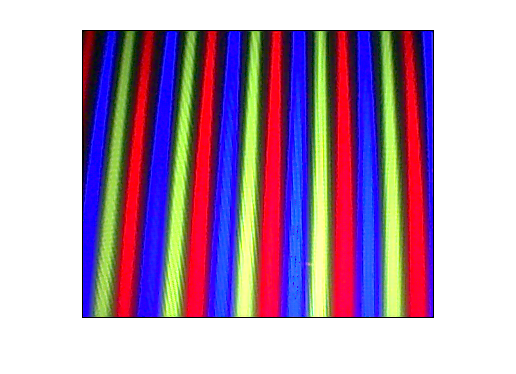
%> input picture 3D real time/filename.png, 516 x 374 px
$ octave ModSepCol.m   (GNU Octave 9; MATLAB toolbox functions it lacks are replaced by stand-ins)
%> lines starting %> are read from the running program, lines starting %| are printed output that depends on the picture
%% MODULO DE SEPARACION DE COLORES  %%%%%%%%%%%%%%%%%%%%%%%%%%%%%%%%%%%%%

img = imread('filename.png');                               % Asigna la imagen a la variable img
%> img is the input picture: size 374x516x3 uint8; mean R, G, B 181.2, 154.9, 180.7

rojo = img(:,:,1);                                          % Canal rojo
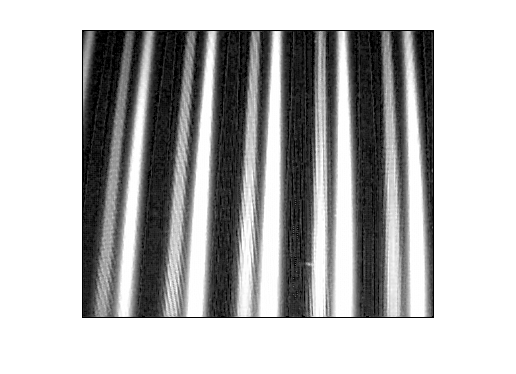
%> rojo: size 374x516 uint8; min 0, max 255, mean 181.2
verde = img(:,:,2);                                         % Canal verde
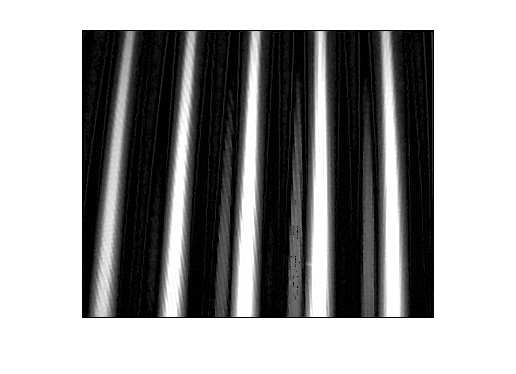
%> verde: size 374x516 uint8; min 0, max 255, mean 154.9
azul = img(:,:,3);                                          % Canal azul
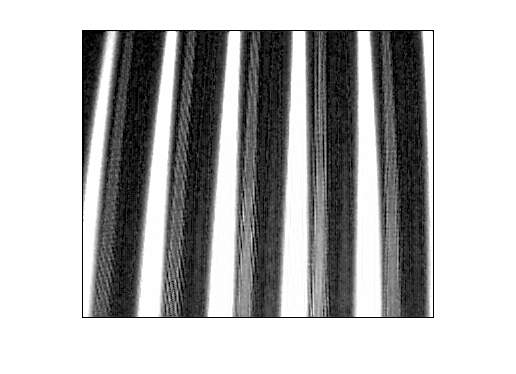
%> azul: size 374x516 uint8; min 0, max 255, mean 180.7
blanco = zeros(size(img, 1), size(img, 2));                 % Define a la matriz blanco

solo_rojo = cat(3, rojo, blanco, blanco);                   % Imagen/matriz del canal rojo
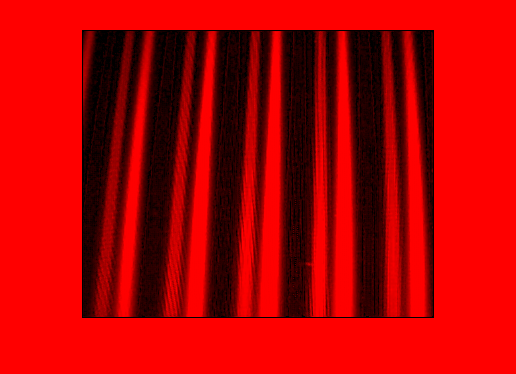
%> solo_rojo: size 374x516x3 uint8; mean R, G, B 181.2, 0, 0
solo_verde = cat(3, blanco, verde, blanco);                 % Imagen/matriz del canal verde
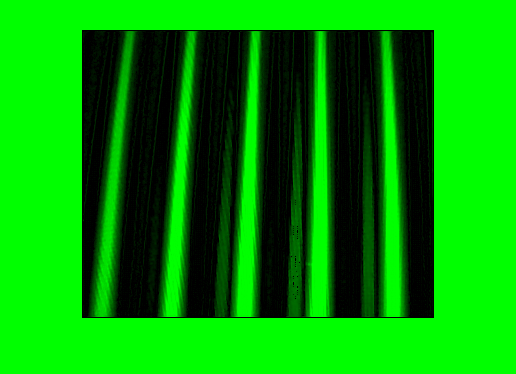
%> solo_verde: size 374x516x3 uint8; mean R, G, B 0, 154.9, 0
solo_azul = cat(3, blanco, blanco, azul);                   % Imagen/matriz del canal azul
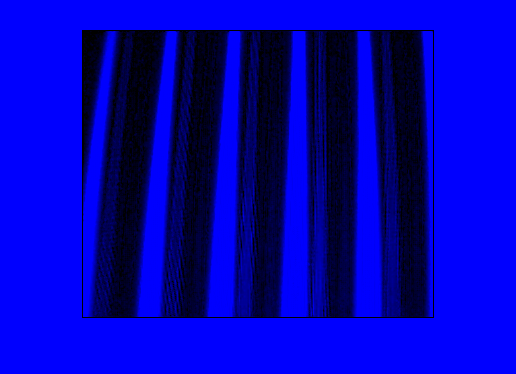
%> solo_azul: size 374x516x3 uint8; mean R, G, B 0, 0, 180.7

original_vuelta = cat(3, rojo, verde, azul);                % Imagen original

figure
subplot(2,2,1)
imshow(img), title('Imagen Original')
subplot(2,2,2)
imshow(solo_rojo), title('Canal rojo')
subplot(2,2,3)
imshow(solo_verde), title('Canal verde')
subplot(2,2,4)
imshow(solo_azul), title('Canal azul')

figure, imshow(original_vuelta), title('Imagen Original de vuelta')


%%%%%%%%%%%%%%%%%%%%%%%%%%%%%%%%%%%%%%%%%%%%%%%%%%%%%%%%%%%%%%%%%%%%%%%%%%%

$ run again, with 3D real time/prueba1.png copied over 3D real time/filename.png
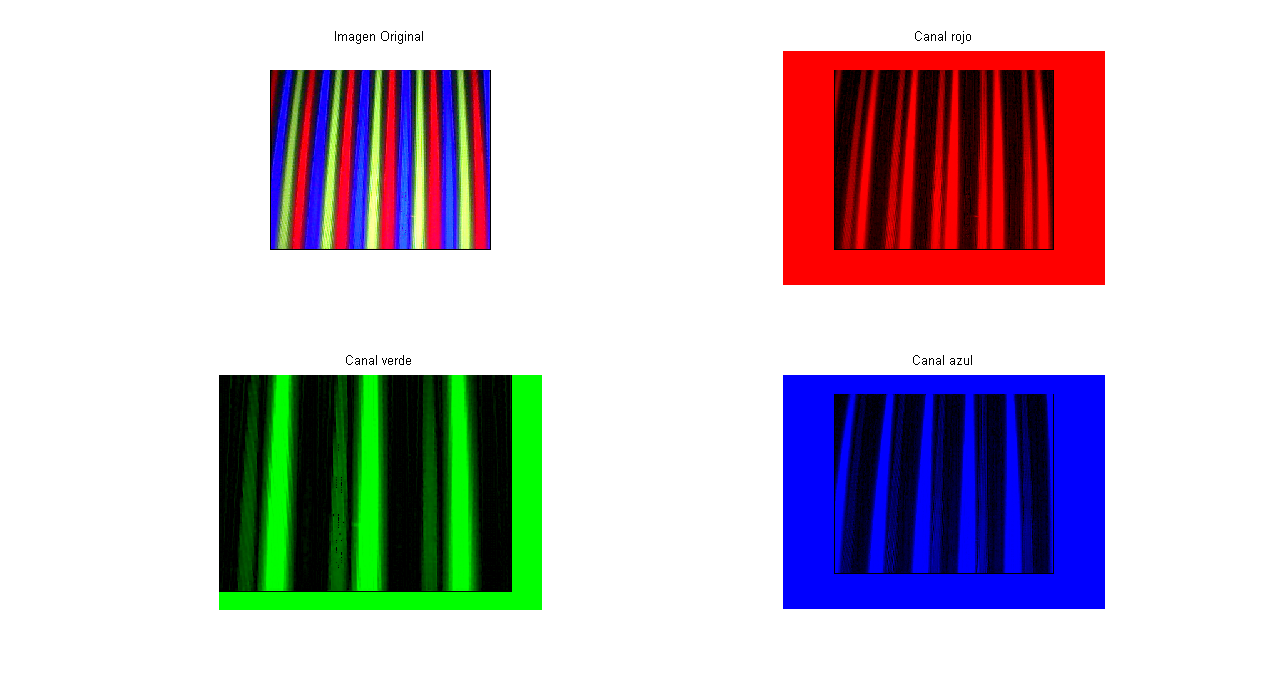
%> input picture 3D real time/prueba1.png, 1280 x 684 px
%> img is the input picture: size 684x1280x3 uint8; mean R, G, B 198, 189.3, 197.9
%> `solo_verde = cat(3, blanco, verde, blanco);`:
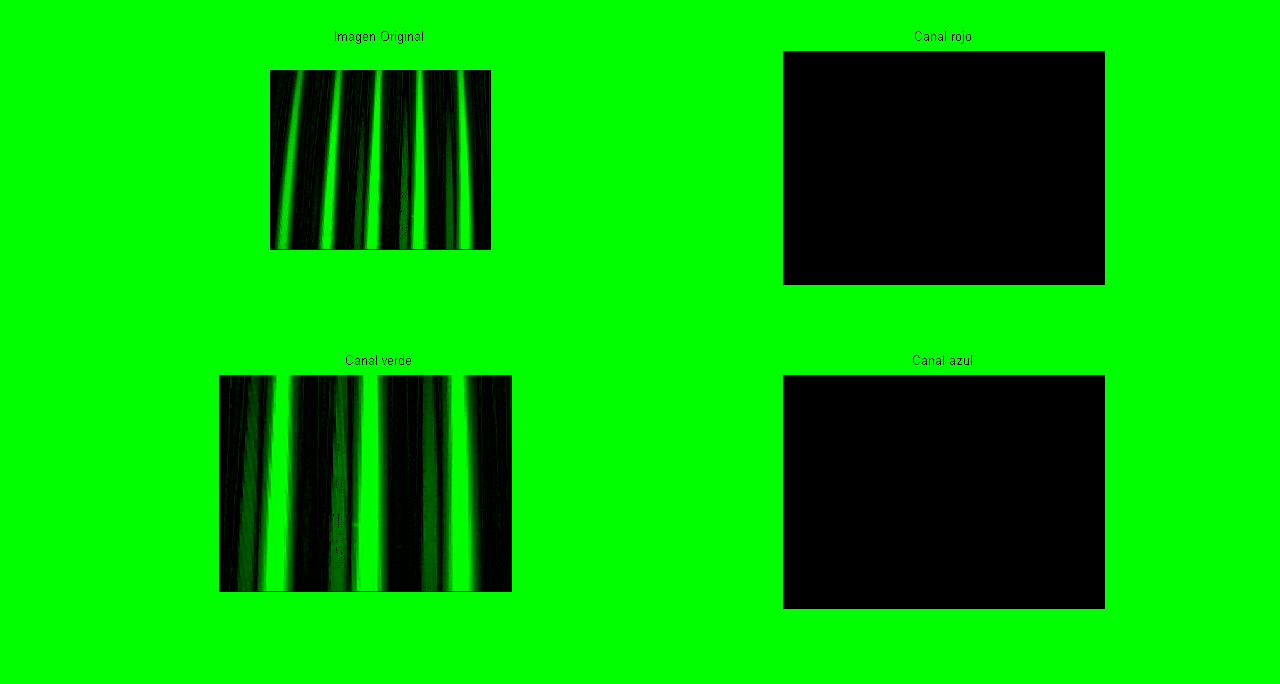
%> solo_verde: size 684x1280x3 uint8; mean R, G, B 0, 189.3, 0
%> `solo_azul = cat(3, blanco, blanco, azul);`:
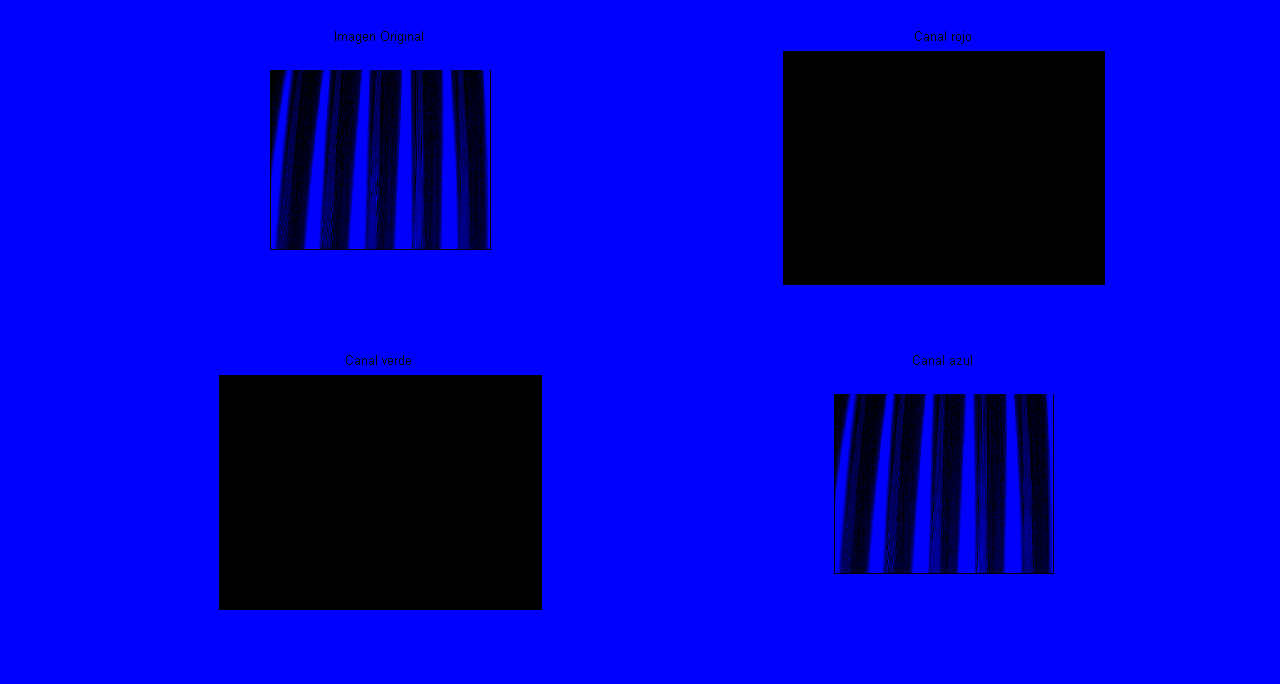
%> solo_azul: size 684x1280x3 uint8; mean R, G, B 0, 0, 197.9

$ run again, with 3D real time/untitled.jpg saved as 3D real time/filename.png
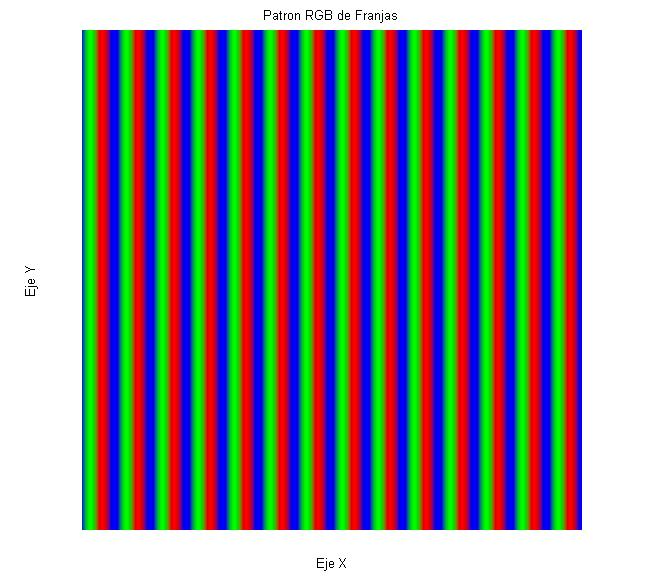
%> input picture 3D real time/untitled.jpg, 664 x 586 px
%> img is the input picture: size 586x664x3 uint8; mean R, G, B 143.1, 143.3, 142
%> `solo_verde = cat(3, blanco, verde, blanco);`:
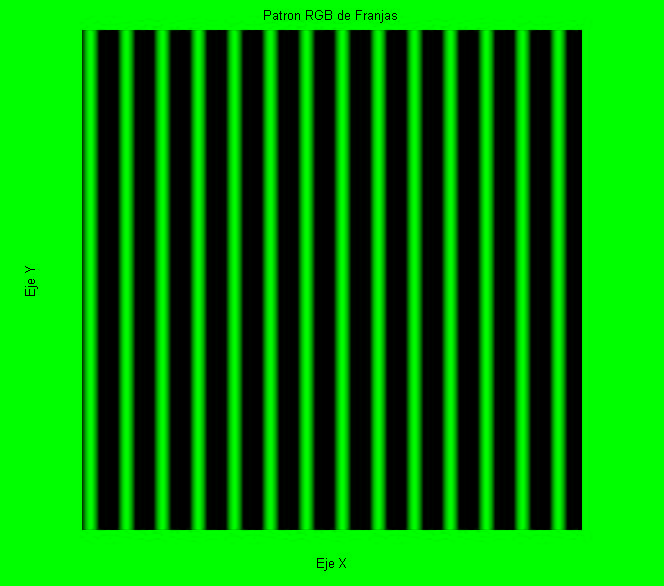
%> solo_verde: size 586x664x3 uint8; mean R, G, B 0, 143.3, 0
%> `solo_azul = cat(3, blanco, blanco, azul);`:
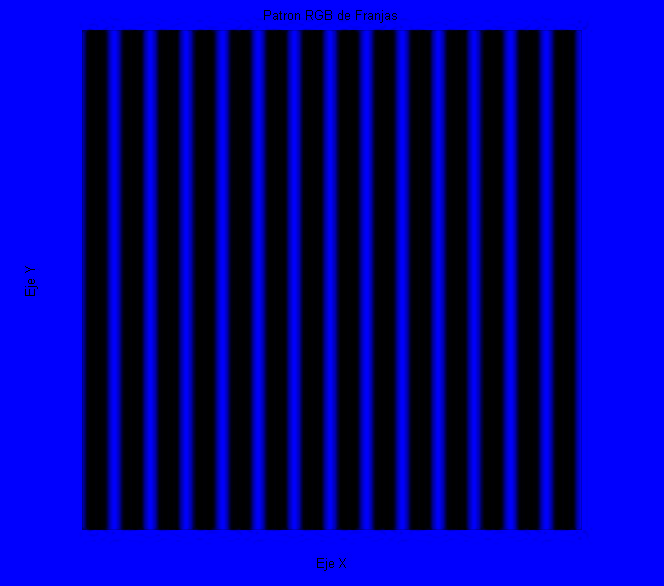
%> solo_azul: size 586x664x3 uint8; mean R, G, B 0, 0, 142
